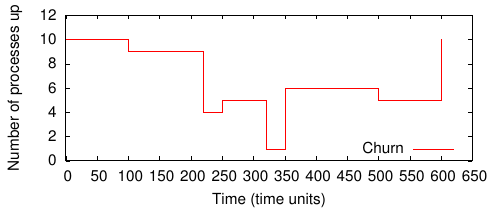

Generate this figure with gnuplot:
set term postscript color eps enhanced 22
set output 'churn.eps'
#load "styles.inc"
set size 1,0.6 

set xlabel "Time (time units)"
set ylabel "Number of processes up"
set yrange[0:12]
#set ytics 100	
#set mytics 5
set xrange[0:650]
set xtics 50
set key bottom right 

plot "churn-transformed.dat" using 1:2 with steps ls 1 lc rgb "red" title "Churn"

!epstopdf "churn.eps"
!rm "churn.eps"
